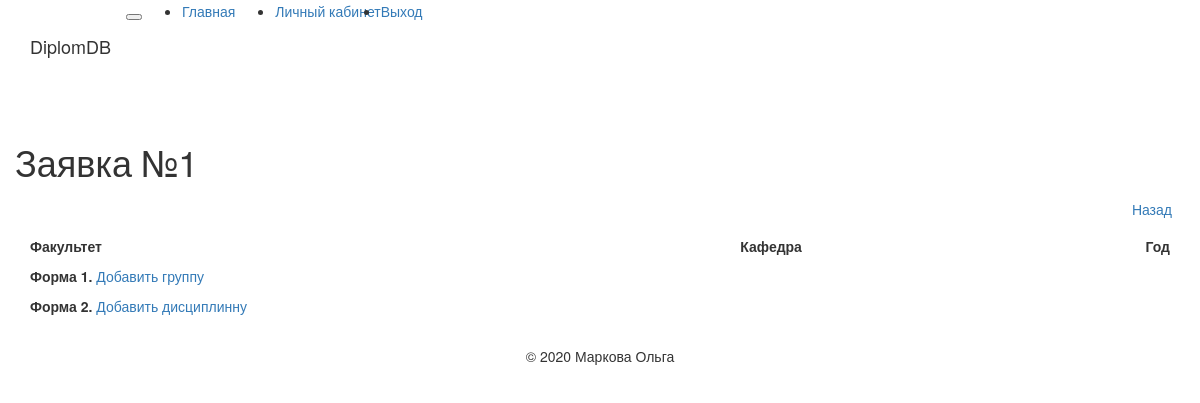
The app's page /all_form_view_g/bloommmy/1 (signed in), older data.
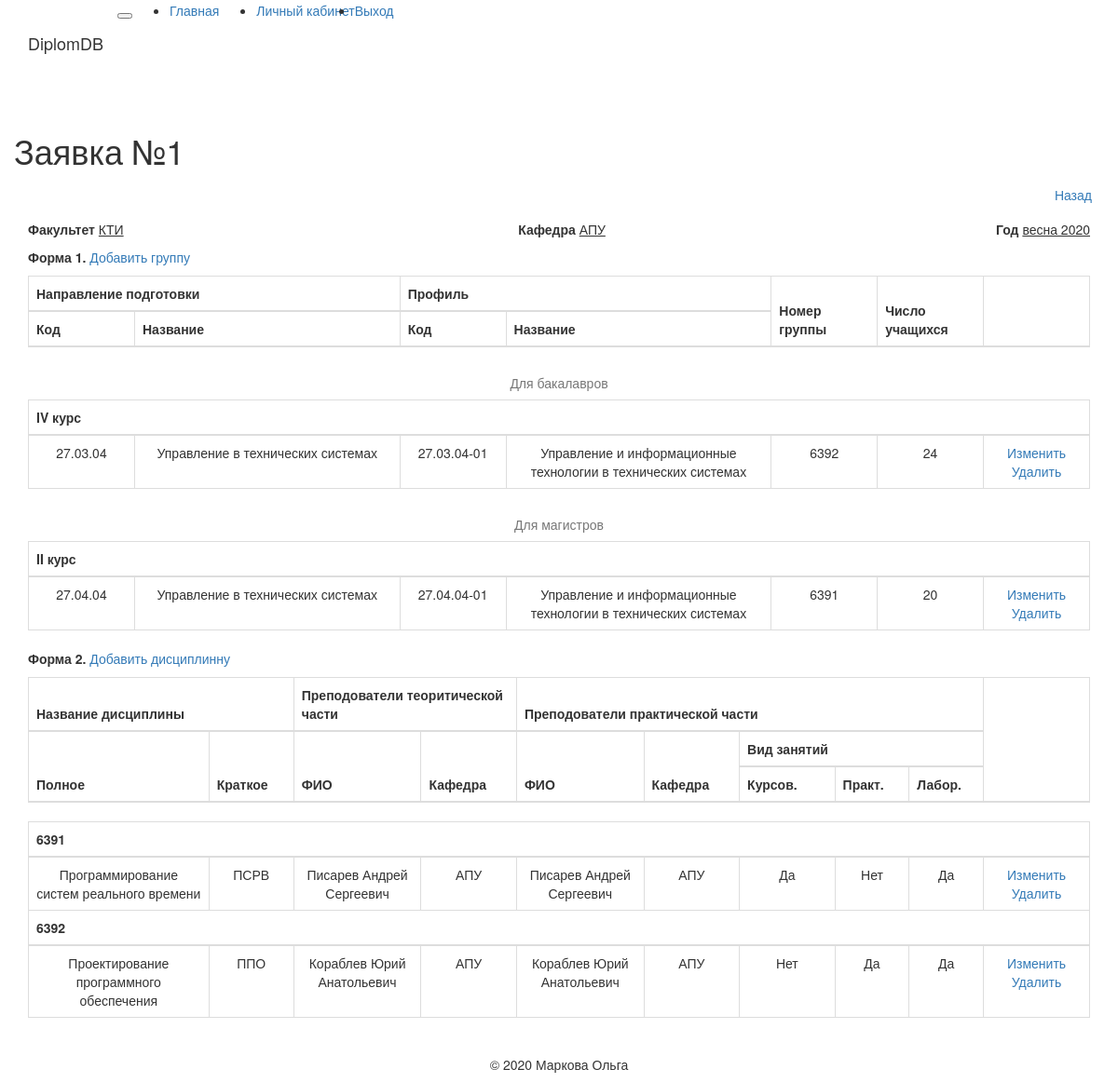
The same page, newer data.
### app/models.py (models this page shows, shortened)
class Form_all(db.Model):
    id = db.Column(db.Integer, primary_key=True, index=True, unique = True)
    timestamp = db.Column(db.DateTime, index=True, default=datetime.utcnow)
    user_id = db.Column(db.Integer, db.ForeignKey('user.id'))
    Faculty = db.Column(db.String)
    Department = db.Column(db.String)
    Year = db.Column(db.String)
    Status = db.Column(db.String)
    form_one = db.relationship('Form_one', cascade='save-update, all, delete', backref='form_one', lazy='dynamic')
    form_two = db.relationship('Form_two', cascade='save-update, all, delete', backref='form_two', lazy='dynamic')

class Form_one(db.Model):
    timestamp = db.Column(db.DateTime, index=True, default=datetime.utcnow)
    NumForm = db.Column(db.Integer, db.ForeignKey('form_all.id'), primary_key=True)
    Group_id = db.Column(db.Integer, primary_key=True)
    Degree_id = db.Column(db.Integer)
    Direction_id = db.Column(db.Integer)
    Direction_name = db.Column(db.String)
    Profile_id = db.Column(db.Integer)
    Profile_name = db.Column(db.String)
    Course = db.Column(db.Integer)
    NumStudents = db.Column(db.Integer)
    groups = db.relationship('Form_two', backref='groups', cascade='all, delete', lazy='dynamic')

class Form_two(db.Model):
    timestamp = db.Column(db.DateTime, index=True, default=datetime.utcnow)
    NumForm = db.Column(db.Integer, db.ForeignKey('form_all.id'), primary_key=True)
    Group_id = db.Column(db.Integer, db.ForeignKey('form_one.Group_id'), primary_key=True)
    id = db.Column(db.Integer, primary_key=True)
    FullSubject = db.Column(db.String)
    BriefSubject = db.Column(db.String)
    LecturerName = db.Column(db.String)
    LecturerDepartment = db.Column(db.String)
    PracticianName = db.Column(db.String)
    PracticianDepartment = db.Column(db.String)
    course_work = db.Column(db.String)
    practice_work = db.Column(db.String)
    laboratory_work = db.Column(db.String)

### app/routes.py (the view)
@app.route('/all_form_view_g/<username>/<numForm>', methods=['GET', 'POST'])
@login_required
def all_form_view_g(username, numForm):
    user = User.query.filter_by(username=username).first_or_404()
    def check(f1):
        if f1 != 0:
            f1 = Form_one.query.filter(Form_one.NumForm == numForm).all()
            items1=Form_one.query.filter(Form_one.NumForm == numForm, Form_one.Degree_id == 1).count()
            items2=Form_one.query.filter(Form_one.NumForm == numForm, Form_one.Degree_id == 2).count()
            items3=Form_one.query.filter(Form_one.NumForm == numForm, Form_one.Degree_id == 3).count()
            items = Form_one
            b = [1,2,3,4]
            m = [1,2]
            c = [1,2,3,4,5]
            f2 = Form_two.query.filter(Form_two.NumForm == numForm).count()
            if f2 != 0:
                f2 = Form_two.query.filter(Form_two.NumForm == numForm).all()
            else:
                f2 = 0
        else:
            f1 = 0
            f2 = 0
            items = 0
            items1 = 0
            items2 = 0
            items3 = 0
            b = 0
            c = 0
            m = 0
        return (f1, f2, items, items1, items2, items3, b, m, c)
    f0 = Form_all.query.filter(Form_all.id == numForm).first()
    f1 = Form_one.query.filter(Form_one.NumForm == numForm).count()
    f1, f2, items, items1, items2, items3, b, m, c = check(f1)
    if f2 != 0:
        koll = Form_one.query.filter(Form_one.NumForm == numForm).order_by(Form_one.timestamp.desc()).count() #Узнаем количество групп в заявке
        groups = Form_one.query.filter(Form_one.NumForm == numForm).all() #Узнаем номера групп
        G = []
        for n in groups:
            G.append(n.Group_id) #записываем группы в массив
        all_g_ok = [0] * int(koll) #создаем нулевой массив равный количеству групп
        k = 0
        g_no_ok = []
        for u in range(koll):
            it=Form_two.query.filter(Form_two.NumForm == numForm, Form_two.Group_id == G[u]).count()
            if it == 0:
                g_no_ok.append(G[u])
                k = k + 1
            else:
                 continue
        items_2=Form_two
    else:
        G = 0
        koll = 0
        k = 0
        items_2 = 0
        g_no_ok = 0
    return render_template('all_form_view_g.html',
                            numForm = numForm, g_no_ok = g_no_ok, k = k, user = user, G = G, koll = koll,
                            items = items, items_2 = items_2,
                            f0 = f0, f1 = f1, f2 = f2,
                            items1 = items1, items2 = items2, tems3 = items3,
                            b = b, m = m, c = c)

### app/models.py (called while the page is built)
@login.user_loader
def load_user(id):
    return User.query.get(int(id))

### app/templates/all_form_view_g.html (shortened to what this page needs)
{% extends "base.html" %}
{% block  app_content %}
<div class="row">
  <div class="col-sm">
    <h1>Заявка №{{ numForm }}</h1>
  </div>
  <div class="col-sm text-right">
    <a class="btn btn-secondary" href="{{ url_for('all_form_view', username=current_user.username) }}" role="button">Назад</a><br>
  </div>
</div>
<p>
<table border="0" width="100%">
  <td><b>Факультет</b> <u>{{ f0.Faculty }}</u></td>
  <td align="center"><b>Кафедра</b> <u>{{ f0.Department }}</u></td>
  <td align="right"><b>Год</b> <u>{{ f0.Year }}</u></td>
</table>
</p>
<p>
    <b>Форма 1.</b>
    <a href="{{ url_for('form1', username=current_user.username, numForm=numForm, g=0, i=44) }}">Добавить группу</a>
</p>
{% if f1 != 0 %}
<table class="table table-bordered table-hover text-center">
  <thead class="thead-light">
  <tr>
    <th colspan="2" style="width: 35%">Направление подготовки</th>
    <th colspan="2" style="width: 35%">Профиль</th>
    <th rowspan="2" style="width: 10%">Номер <br> группы</th>
    <th rowspan="2" style="width: 10%">Число <br> учащихся</th>
    <th rowspan="2" style="width: 10%"></th>
  </tr>
  <tr>
    <th style="width: 10%">Код</th>
    <th style="width: 25%">Название</th>
    <th style="width: 10%">Код</th>
    <th style="width: 25%">Название</th>
  </tr>
  </thead>
  </table>
    {% if items1 != 0 %}
    <table class="table table-bordered table-hover text-center">
        <caption class="text-center">Для бакалавров</caption>
          {% for u in b %}
                  {% if items.query.filter(items.NumForm == numForm, items.Degree_id == 1, items.Course == u).count() != 0 %}
                  <thead class="thead-light">
                  <tr>
                    <th colspan="7">
                      {% if u == 1 %}
                        I курс
                      {% elif u == 2 %}
                        II курс
                      {% elif u == 3 %}
                        III курс
                      {% elif u == 4 %}
                        IV курс
                      {% endif %}
                    </th>
                  </tr>
                  </thead>
                  {% endif %}
                  {% for item in items.query.filter(items.NumForm == numForm, items.Degree_id == 1, items.Course == u).all() %}
                  <tr>
                    <td style="width: 10%">{{ item.Direction_id }}</td>
                    <td style="width: 25%">{{ item.Direction_name }}</td>
                    <td style="width: 10%">{{ item.Profile_id }}</td>
                    <td style="width: 25%">{{ item.Profile_name }}</td>
                    <td style="width: 10%">{{ item.Group_id }}</td>
                    <td style="width: 10%">{{ item.NumStudents }}</td>
                    <td style="width: 10%"><a href="{{ url_for('form1_edit', username=current_user.username, numForm=numForm, group=item.Group_id, i=44) }}">Изменить</a><br>
                    <a href="{{ url_for('form_delet', username=current_user.username, numForm=numForm, who = g, i=44, g=item.Group_id, sub=0) }}">Удалить</a></td>
                  </tr>
              {% endfor %}
          {% endfor %}
        </table>
    {% endif %}
    {% if items2 != 0 %}
        <table class="table table-bordered table-hover text-center">
          <caption class="text-center">Для магистров</caption>
          {% for u in m %}
              {% if items.query.filter(items.NumForm == numForm, items.Degree_id == 2, items.Course == u).count() != 0 %}
                    <thead class="thead-light">
                    <tr>
                      <th colspan="7">
                        {% if u == 1 %}
                          I курс
                        {% elif u == 2 %}
                          II курс
                        {% endif %}
                      </th>
                    </tr>
                    </thead>
                {% endif %}
                {% for item in items.query.filter(items.NumForm == numForm, items.Degree_id == 2, items.Course == u).all() %}
                <tr>
                  <td style="width: 10%">{{ item.Direction_id }}</td>
                  <td style="width: 25%">{{ item.Direction_name }}</td>
                  <td style="width: 10%">{{ item.Profile_id }}</td>
                  <td style="width: 25%">{{ item.Profile_name }}</td>
                  <td style="width: 10%">{{ item.Group_id }}</td>
                  <td style="width: 10%">{{ item.NumStudents }}</td>
                  <td style="width: 10%"><a href="{{ url_for('form1_edit', username=current_user.username, numForm=numForm, group=item.Group_id, i=44) }}">Изменить</a><br>
                  <a href="{{ url_for('form_delet', username=current_user.username, numForm=numForm, who = g, i=44, g=item.Group_id, sub=0) }}">Удалить</a></td>
                </tr>
            {% endfor %}
          {% endfor %}
        </table>
    {% endif %}
{% endif %}
<p>
    <b>Форма 2.</b>
    <a href="{{ url_for('form2', username=current_user.username, numForm=numForm, g=0, sub=0, p=0, i = 55) }}">Добавить дисциплинну</a>
</p>
{% if f2 != 0 %}
    <table class="table table-bordered table-hover text-center">
      <thead class="thead-light">
          <tr>
            <th colspan="2">Название дисциплины</th>
            <th colspan="2">Преподователи теоритической части</th>
            <th colspan="5">Преподователи практической части</th>
            <th rowspan="3" style="width: 10%"></th>
          </tr>
          <tr>
            <th rowspan="2" style="width: 17%">Полное</th>
            <th rowspan="2" style="width: 8%">Краткое</th>
            <th rowspan="2" style="width: 12%">ФИО</th>
            <th rowspan="2" style="width: 9%">Кафедра</th>
            <th rowspan="2" style="width: 12%">ФИО</th>
            <th rowspan="2" style="width: 9%">Кафедра</th>
            <th colspan="3">Вид занятий</th>
          </tr>
          <tr>
            <th style="width: 9%">Курсов.</th>
            <th style="width: 7%">Практ.</th>
            <th style="width: 7%">Лабор.</th>
          </tr>
      </thead>
      </table>
      <table class="table table-bordered table-hover text-center">
      {% for u in range(koll) %}
              {% if items_2.query.filter(items_2.NumForm == numForm, items_2.Group_id == G[u]).count() != 0 %}
              <thead class="thead-light">
              <tr>
                <th colspan="10">{{ G[u] }}</th>
              </tr>
              </thead>
              {% endif %}
              {% for item in items_2.query.filter(items_2.NumForm == numForm, items_2.Group_id == G[u]).all() %}
              <tr>
                <td style="width: 17%">{{ item.FullSubject }}</td>
                <td style="width: 8%">{{ item.BriefSubject }}</td>
                <td style="width: 12%">{{ item.LecturerName }}</td>
                <td style="width: 9%">{{ item.LecturerDepartment }}</td>
                <td style="width: 12%">{{ item.PracticianName }}</td>
                <td style="width: 9%">{{ item.PracticianDepartment }}</td>
                {% if item.course_work == '1' %}
                <td style="width: 9%"> Да </td>
                {% elif item.course_work == '2' %}
                <td style="width: 9%"> Нет </td>
                {% endif %}
                {% if item.practice_work == '1' %}
                <td style="width: 7%"> Да </td>
                {% elif item.practice_work == '2' %}
                <td style="width: 7%"> Нет </td>
                {% endif %}
                {% if item.laboratory_work == '1' %}
                <td style="width: 7%"> Да </td>
                {% elif item.laboratory_work == '2' %}
                <td style="width: 7%"> Нет </td>
                {% endif %}
                <td style="width: 10%">
                  <a href="{{ url_for('form2_edit', username=current_user.username, numForm=numForm, group=item.Group_id, sub=item.id, i = 44) }}">Изменить</a><br>
                  <a href="{{ url_for('form_delet', username=current_user.username, numForm=numForm, who = s, i = 55, g=item.Group_id, sub = item.id) }}">Удалить</a>
                </td>
              </tr>
          {% endfor %}
      {% endfor %}
    </table>
{% endif %}
{% endblock%}

### app/templates/base.html (shortened to what this page needs)
{% extends 'bootstrap/base.html' %}
{% block navbar %}
    <nav class="navbar navbar-expand-md bg-dark navbar-dark">
      <div class="container">
            <div class="navbar-header">
              <a class="navbar-brand mb-0 h1" href="{{ url_for('index') }}">DiplomDB</a>
              <button class="navbar-toggler collapsed" type="button" data-toggle="collapse" data-target="#navbarSupportedContent" aria-expanded="false">
              </button>
            </div>
            <div class="collapse navbar-collapse" id="navbarSupportedContent">
              <ul class="navbar-nav mr-auto">
                <li class="nav-item"><a class="nav-link" href="{{ url_for('index') }}">Главная</a></li>
              </ul>
              <ul class="navbar-nav">
                {% if current_user.is_anonymous %}
                <li><a class="nav-link" href="{{ url_for('login') }}">Вход</a></li>
                {% else %}
                <li><a class="nav-link" href="{{ url_for('PersonalArea', username=current_user.username) }}">Личный кабинет</a></li>
                <li><a class="nav-link" href="{{ url_for('logout') }}">Выход</a></li>
                {% endif %}
              </ul>
            </div>
      </div>
    </nav>
{% endblock %}
{% block content %}
<br>
    <div class="container">
        {% block app_content %}{% endblock %}
<br>
                <div class="copyright text-center">
                        <p>&copy;&nbsp;2020 Маркова Ольга</p>
                </div>
    </div>
{% endblock %}

Row changes from the older to the newer data that the page shows:
added Form_all: Faculty "КТИ", Department "АПУ", Year "весна 2020"
added Form_one: Direction_id "27.03.04", Direction_name "Управление в технических системах", Profile_id "27.03.04-01", Profile_name "Управление и информационные технологии в технических системах", Group_id "6392", NumStudents "24", Group "6392"
added Form_one: Direction_id "27.04.04", Direction_name "Управление в технических системах", Profile_id "27.04.04-01", Profile_name "Управление и информационные технологии в технических системах", Group_id "6391", NumStudents "20", Group "6391"
added Form_two: FullSubject "Программирование систем реального времени", BriefSubject "ПСРВ", LecturerName "Писарев Андрей Сергеевич", LecturerDepartment "АПУ", PracticianName "Писарев Андрей Сергеевич", PracticianDepartment "АПУ", course_work "Да", practice_work "Нет", laboratory_work "Да", shown under "6391"
added Form_two: FullSubject "Проектирование программного обеспечения", BriefSubject "ППО", LecturerName "Кораблев Юрий Анатольевич", LecturerDepartment "АПУ", PracticianName "Кораблев Юрий Анатольевич", PracticianDepartment "АПУ", course_work "Нет", practice_work "Да", laboratory_work "Да", shown under "6392"
Text that changed along with them:
text now shown: "Направление подготовки Профиль Номер группы Число учащихся Код Название Код Название Для бакалавров Для магистров Название дисциплины Преподователи теоритической части Преподователи практической части Полное Краткое ФИО Кафедра ФИО Кафедра Вид занятий Курсов. Практ. Лабор."
new list line: "IV курс"
new list line: "II курс"
